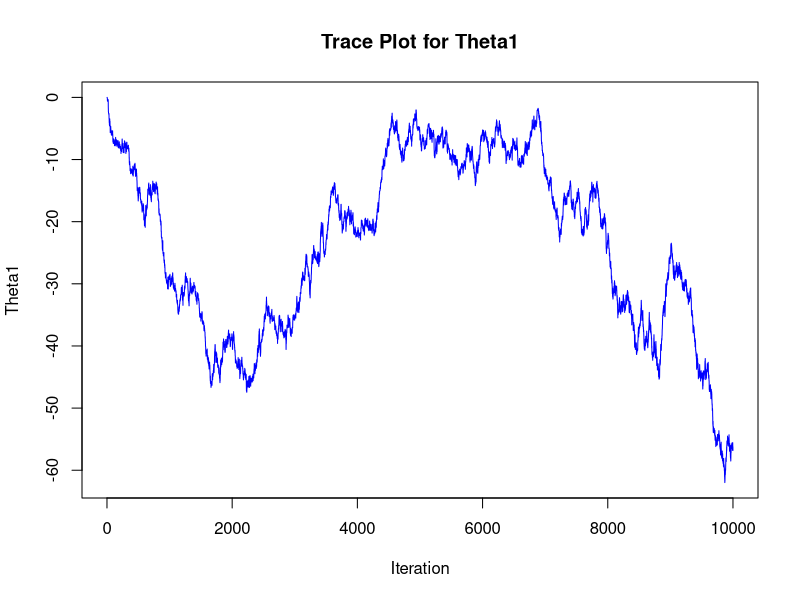
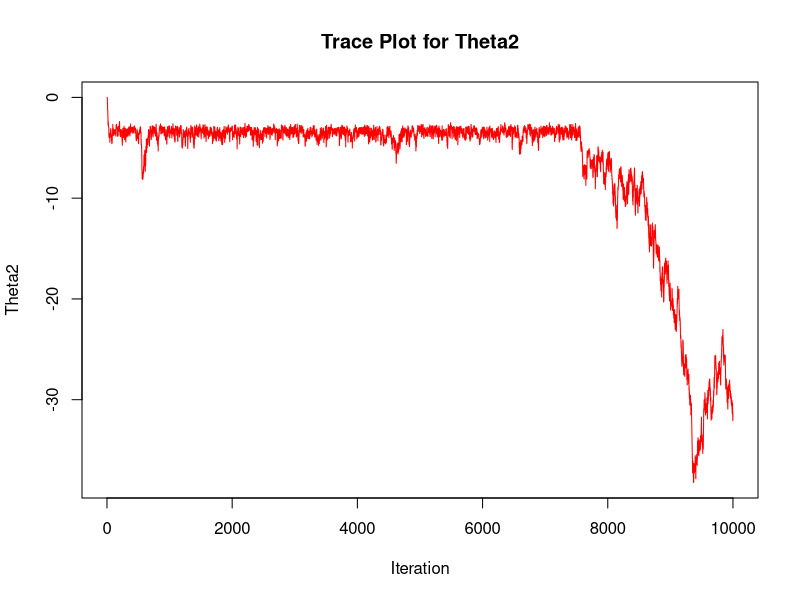
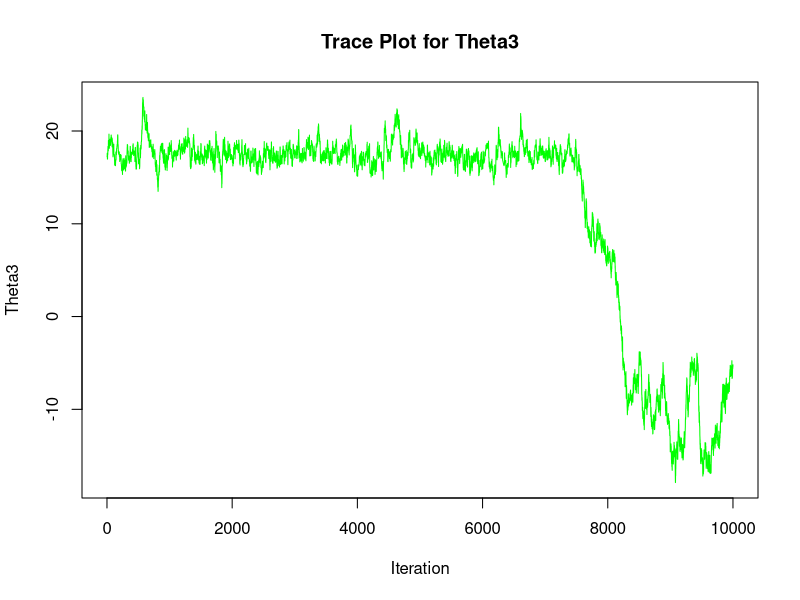

R code for these plots, in order:

#b)

log_posterior <- function(theta1, theta2, theta3, data) {
  # Extract the data columns
  x <- data[,1]
  y <- data[,2]
  z <- data[,3]
  
  # Compute the likelihood for each observation
  
  # due to the use of the logarithm get that 
  # log(f^z[i])) = z[i] * log(f)
  # log((1 - f)^(1 - z[i])) = (1 - z[i]) * log(1 - f)
  
  epsilon <- 1e-8  # Small constant to prevent log(0)
  
  likelihoods <- sapply(1:length(x), function(i) {
    f <- exp(exp(theta1) * x[i] + exp(theta2) * (y[i] - theta3)^2) / 
      (1 + exp(exp(theta1) * x[i] + exp(theta2) * (y[i] - theta3)^2))
    z[i] * log(f + epsilon) + (1 - z[i]) * log(1 - f + epsilon)
  })
  
  # the product of the likelihoods of each observation log(a*b*...*N)
  # is equivalent to the sum of the log of each observation's likelihood
  # log(a) + log(b) + ... + log(N)
  
  # Sum the log likelihoods
  sum_likelihoods <- sum(likelihoods)
  
  # Return the sum (since the prior is flat, the posterior is proportional to the likelihood)
  return(sum_likelihoods)
}



#c)

mcmc <- function(start_values, data, iterations = 10000) {
  current_theta <- start_values
  chain <- matrix(NA, nrow = iterations, ncol = 3)
  
  for (i in 1:iterations) {
    proposed_theta <- current_theta + rnorm(3, mean = 0, sd = 0.4)
    
    current_log_posterior <- log_posterior(current_theta[1], current_theta[2], current_theta[3], data)
    proposed_log_posterior <- log_posterior(proposed_theta[1], proposed_theta[2], proposed_theta[3], data)
    
    if (!is.finite(current_log_posterior) || !is.finite(proposed_log_posterior)) {
      next  # Skip iteration if log-posterior is not finite
    }
    
    #symmetric random walk
    acceptance_ratio <- exp(proposed_log_posterior - current_log_posterior)
    
    if (runif(1) < acceptance_ratio) {
      current_theta <- proposed_theta
    }
    
    chain[i, ] <- current_theta
  }
  
  return(chain)
}

# Example usage
start_values <- c(0, 0, 17.22) # Replace with your starting values
data <- read.table("dataAssignment3.txt", header = TRUE)
chain <- mcmc(start_values, data)


# Assuming 'chain' is the output from your MCMC function

# Plot for theta1
plot(chain[, 1], type = "l", col = "blue", xlab = "Iteration", ylab = "Theta1", main = "Trace Plot for Theta1")

# Plot for theta2
plot(chain[, 2], type = "l", col = "red", xlab = "Iteration", ylab = "Theta2", main = "Trace Plot for Theta2")

# Plot for theta3
plot(chain[, 3], type = "l", col = "green", xlab = "Iteration", ylab = "Theta3", main = "Trace Plot for Theta3")



# d)

# Assuming 'chain' contains your MCMC samples
theta_mean <- colMeans(chain)

# Extracting mean values of theta1, theta2, theta3
theta1_mean <- theta_mean[1]
theta2_mean <- theta_mean[2]
theta3_mean <- theta_mean[3]

# Probability function
f <- function(x, y, theta1, theta2, theta3) {
  exp(exp(theta1) * x + exp(theta2) * (y - theta3)^2) / 
    (1 + exp(exp(theta1) * x + exp(theta2) * (y - theta3)^2))
}

# Compute the probability for one animal
p_single_animal <- f(3, 13, theta1_mean, theta2_mean, theta3_mean)

# Compute the probability that 9 out of 10 animals will develop the disease
# binomial(9; 10, p)
p_nine_out_of_ten <- choose(10, 9) * p_single_animal^9 * (1 - p_single_animal)^1

# Print the results
print(paste("Probability for one animal:", p_single_animal))
print(paste("Probability for 9 out of 10 animals:", p_nine_out_of_ten))


